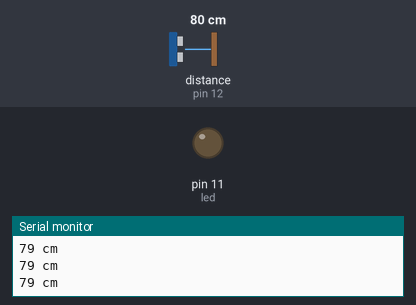
Simulated run of this sketch. Board: Arduino Uno, built with avr-gcc and run on an emulated ATmega328P. Shown: output pins drawn as LEDs (lit = HIGH), the last lines printed to the serial monitor. Wiring (inferred from the names in the program): ultrasonic range finder: trigger pin 13; echo pin 12. The inputs (shaded band) are chosen by the test bench; at power-on: distance to the obstacle (sensor on pin 12) 80 cm. The echo pulse lasts 58.3 µs per cm; pins used as bus, display or sensor lines are not drawn.

Above: at 1.3 s.
1.4 s: distance to the obstacle (sensor on pin 12) set to 6 cm
2.9 s: distance to the obstacle (sensor on pin 12) set to 3 cm
At 3.7 s:
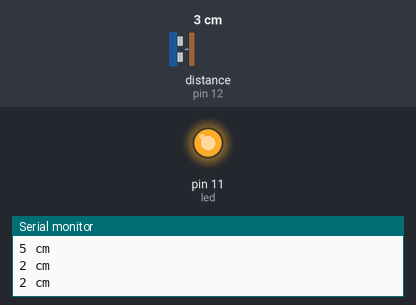
4.5 s: distance to the obstacle (sensor on pin 12) set to 9 cm
At 4.9 s:
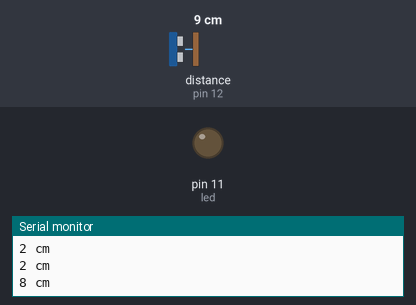
6.0 s: distance to the obstacle (sensor on pin 12) set to 2 cm
At 7.4 s:
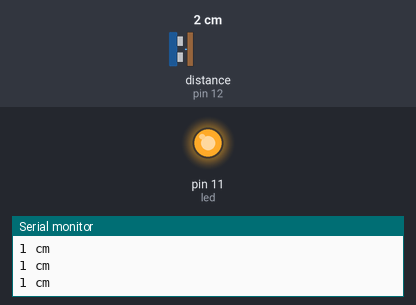
Timing chart, 0 to 8.5 s (numbered marks = the images above; inputs shaded):
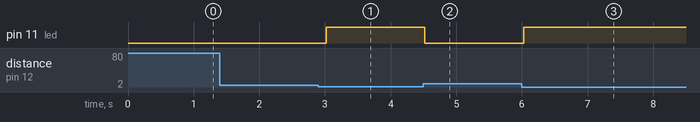

The sketch:

ultrasonicNew.ino
```cpp
int trigPin=13;
int echoPin=12;
#define led 11


void setup() {
  Serial.begin (9600);
  pinMode(trigPin, OUTPUT);
  pinMode(echoPin, INPUT);
  pinMode(led, OUTPUT);

}

void loop() {
  long duration, distance;

            digitalWrite(trigPin, LOW);
            delayMicroseconds(2);
            digitalWrite(trigPin, HIGH);
            delayMicroseconds(10);
            digitalWrite(trigPin, LOW);

  duration = pulseIn(echoPin, HIGH);
  distance = (duration/2) / 29.1;

  if (distance < 4) {
    digitalWrite(led,HIGH);
//de  digitalWrite(led2,LOW);
}
  else {
    digitalWrite(led,LOW);
//    digitalWrite(led2,HIGH);
  }
  if (distance >= 200 || distance <= 0){
    Serial.println("Out of range");
  }
  else {
    Serial.print(distance);
    Serial.println(" cm");
  }
  delay(500);
}
```

Measured:
- the behaviour switches between 5 and 4 cm on distance to the obstacle (sensor on pin 12) (found by bisection; images 0 and 1)
- after the input at 2.9 s, pin 11 (led): LOW → HIGH after 0.12 s
- after the input at 4.5 s, pin 11 (led): HIGH → LOW at once
- after the input at 6.0 s, pin 11 (led): LOW → HIGH at once
